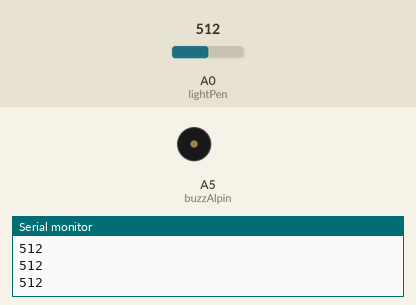
Simulated run of this sketch. Board: Arduino Uno, built with avr-gcc and run on an emulated ATmega328P. On the bench: buzzer (waves = sounding), the last lines printed to the serial monitor. The test bench sets the inputs (shaded band); at power-on: A0 (lightPen) = 512.

Above: at 1.2 s.
1.3 s: A0 (lightPen) set to 360
2.9 s: A0 (lightPen) set to 342
At 4.3 s:
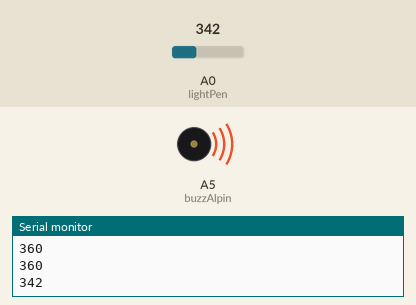
Timing chart, 0 to 11.9 s (numbered marks = the images above; inputs shaded):
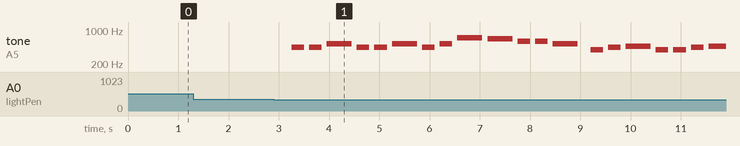

The sketch:

25PhotoresistorLullaby.ino
```cpp
int lightPen=A0;
int lightVal;
int buzzAlpin=A5;

void setup() {
pinMode(lightPen,INPUT);
Serial.begin(9600);

pinMode(buzzAlpin, OUTPUT);
}

void loop() {
lightVal=analogRead(lightPen);
Serial.println(lightVal);
delay(250);


if (lightVal<350){
//Go to sleep little baby
tone(buzzAlpin, 440); //A
delay(250);
noTone(buzzAlpin); //off
delay(100);
tone(buzzAlpin, 440); //A
delay(250);
noTone(buzzAlpin); //off
delay(100);

tone(buzzAlpin, 523); //C
delay(500);
noTone(buzzAlpin); //off
delay(100);

tone(buzzAlpin, 440); //A
delay(250);
noTone(buzzAlpin); //off
delay(100);
tone(buzzAlpin, 440); //A
delay(250);
noTone(buzzAlpin); //off
delay(100);

tone(buzzAlpin, 523); //C
delay(500);
noTone(buzzAlpin); //off
delay(100);


//A
tone(buzzAlpin, 440); //A
delay(250);
noTone(buzzAlpin); //off
delay(100);
//C
tone(buzzAlpin, 523); //C
delay(250);
noTone(buzzAlpin); //off
delay(100);
//F
tone(buzzAlpin, 698); //F
delay(500);
noTone(buzzAlpin); //off
delay(100);
//E
tone(buzzAlpin, 659); //E
delay(500);
noTone(buzzAlpin); //off
delay(100);
//D
tone(buzzAlpin, 587); //High D
delay(250);
noTone(buzzAlpin); //off
delay(100);
//D
tone(buzzAlpin, 587); //High D
delay(250);
noTone(buzzAlpin); //off
delay(100);

//C
tone(buzzAlpin, 523); //C
delay(500);
noTone(buzzAlpin); //off
delay(250);

//G
tone(buzzAlpin, 392); //low G
delay(250);
noTone(buzzAlpin); //off
delay(100);
//A
tone(buzzAlpin, 440); //A
delay(250);
noTone(buzzAlpin); //off
delay(100);

//A#
tone(buzzAlpin, 466); //A
delay(500);
noTone(buzzAlpin); //off
delay(100);

//G
tone(buzzAlpin, 392); //low G
delay(250);
noTone(buzzAlpin); //off
delay(100);

//G
tone(buzzAlpin, 392); //low G
delay(250);
noTone(buzzAlpin); //off
delay(100);
//A
tone(buzzAlpin, 440); //A
delay(250);
noTone(buzzAlpin); //off
delay(100);

//A#
tone(buzzAlpin, 466);
delay(500);
noTone(buzzAlpin); //off
delay(100);

//G
tone(buzzAlpin, 392); //low G
delay(250);
noTone(buzzAlpin); //off
delay(100);

//A#
tone(buzzAlpin, 466);
delay(250);
noTone(buzzAlpin); //off
delay(100);

//E
tone(buzzAlpin, 659); //E
delay(250);
noTone(buzzAlpin); //off
delay(100);

//D
tone(buzzAlpin, 587); //High D
delay(250);
noTone(buzzAlpin); //off
delay(100);
//C
tone(buzzAlpin, 523); //C
delay(250);
noTone(buzzAlpin); //off
delay(100);

//E
tone(buzzAlpin, 659); //E
delay(250);
noTone(buzzAlpin); //off
delay(100);
//F
tone(buzzAlpin, 698); //F
delay(800);
noTone(buzzAlpin); //off
delay(300);

}


}
```

Measured:
- the behaviour switches between 350 and 349 on A0 (lightPen) (found by bisection; images 0 and 1)
- after the input at 2.9 s, tone on A5 (buzzAlpin): plays 440 Hz for 0.25 s, 440 Hz for 0.25 s, 523 Hz for 0.50 s, 440 Hz for 0.25 s, 440 Hz for 0.25 s, 523 Hz for 0.50 s … (20 notes in this stretch), starting after 0.35 s
